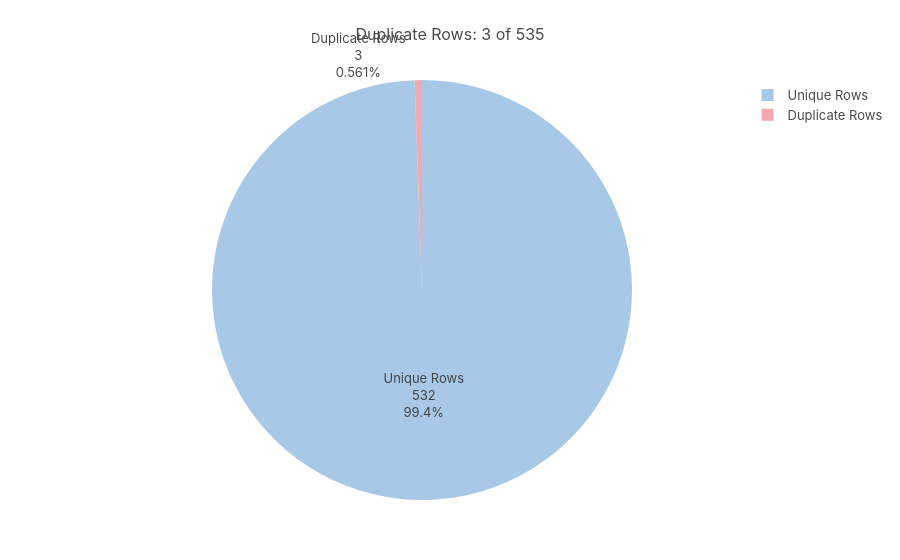

Notebook source saved alongside this figure:
### Code cell
# Duplicate rows pie chart
if n_dups:
    fig = go.Figure(go.Pie(
        labels=["Unique Rows", "Duplicate Rows"],
        values=[len(df) - n_dups, n_dups],
        marker_colors=[PALETTE["primary"], PALETTE["secondary"]],
        textinfo="label+value+percent",
    ))
    styled(fig, f"Duplicate Rows: {n_dups} of {len(df)}")
    fig.show()

### Figure 1 — Plotly figure (JSON) as saved in the notebook; plotly's stock layout.template omitted (floating-point values rounded to 4 significant figures)
{"data": [{"labels": ["Unique Rows", "Duplicate Rows"], "marker": {"colors": ["#A8C8E8", "#F4A8B0"]}, "textinfo": "label+value+percent", "type": "pie", "values": [532, 3]}], "layout": {"font": {"color": "#4A4A4A", "family": "Inter, Arial, sans-serif", "size": 13}, "margin": {"b": 60, "l": 60, "r": 40, "t": 80}, "paper_bgcolor": "#FFFFFF", "plot_bgcolor": "#FAFAFA", "title": {"font": {"color": "#4A4A4A", "size": 16}, "text": "Duplicate Rows: 3 of 535", "x": 0.5, "xanchor": "center"}}}
